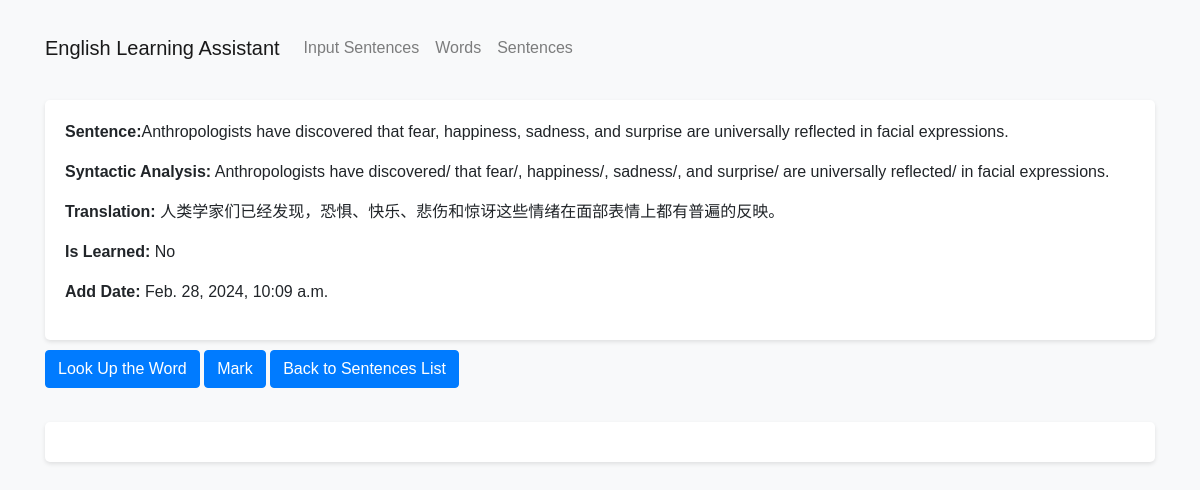
The page /polls/13/view_sentence/ on the database its author committed.
### polls/models.py (models this page shows, shortened)
class Sentence(models.Model):
    sentence = models.CharField(max_length=2000)
    syntactic_analysis = models.CharField(max_length=2000, default='')
    translation = models.CharField(max_length=2000)
    learned = models.BooleanField(default=False)
    add_date = models.DateTimeField('date added',auto_now_add=True)

### polls/views.py (the view)
# urls.py: path('<int:sentence_id>/view_sentence/', views.view_sentence, name='view_sentence'),
def view_sentence(request, sentence_id):
    sentence = get_object_or_404(Sentence, pk=sentence_id)
    return render(request, 'sentence_detail.html',  {'sentence': sentence})

### polls/templates/sentence_detail.html (shortened to what this page needs)
<HTML>
    <!DOCTYPE html>
    <html lang="en">
    <head>
        <link href="https://cdn.bootcss.com/twitter-bootstrap/4.3.1/css/bootstrap.min.css" rel="stylesheet">
    </head>
    <body>
        <nav class="navbar navbar-expand-lg navbar-light bg-light">
            <div class="container">
                <a class="navbar-brand" href="#">English Learning Assistant</a>
                <div class="collapse navbar-collapse" id="navbarNav">
                    <ul class="navbar-nav">
                        <li class="nav-item">
                            <a class="nav-link" href="{% url 'polls:Input_Sentences' %}">Input Sentences</a>
                        </li>
                        <li class="nav-item">
                            <a class="nav-link" href="{% url 'polls:words' %}">Words</a>
                        </li>
                        <li class="nav-item">
                            <a class="nav-link" href="{% url 'polls:sentences' %}">Sentences</a>
                        </li>
                    </ul>
                </div>
            </div>
        </nav>
        <div class="container">
        <div id="sentenceDisplay" class="mt-4">
            <p><strong>Sentence:</strong><span id="sentence">{{ sentence.sentence }}</span></p>
            <p><strong>Syntactic Analysis:</strong> {{ sentence.syntactic_analysis }}</p>
            <p><strong>Translation:</strong> {{ sentence.translation }}</p>
            <p><strong>Is Learned:</strong> {{ sentence.learned|yesno:"Yes,No" }}</p>
            <p><strong>Add Date:</strong> {{ sentence.add_date }}</p>
        </div>
        <button id="add" type="button" class="btn btn-primary">Look Up the Word</button>
        <form action="{% url 'polls:mark_sentence' sentence.id %}" method="post" style="display: inline;">
            <button type="submit" class="btn btn-primary">{{ sentence.learned|yesno:"Unmark,Mark" }}</button>
        </form>
        <a class="btn btn-primary" href="{% url 'polls:sentences' %}">Back to Sentences List</a>
        <div class="mt-4">
            <ol id="wordList" class="list-styled">
            </ol>
        </div>
    </div>
</body>
</html>

### polls/templates/sentence_detail.html (style rules this page uses)
body { background-color: #f8f9fa; font-family: Arial, sans-serif; }
.container { margin-top: 20px; }
#translation, #sentenceDisplay, #wordList { margin-top: 20px; background-color: #fff; border-radius: 5px; padding: 20px; box-shadow: 0 2px 4px rgba(0,0,0,0.1); }
.btn { margin: 10px 0; }
.btn-primary { background-color: #007bff; border-color: #007bff; }

### rows shown on the page
Sentence: sentence "Anthropologists have discovered that fear, happiness, sadness, and surprise are universally reflected in facial expressions.", syntactic_analysis "Anthropologists have discovered/ that fear/, happiness/, sadness/, and surprise/ are universally reflected/ in facial expressions.", translation "人类学家们已经发现，恐惧、快乐、悲伤和惊讶这些情绪在面部表情上都有普遍的反映。", learned "No", add_date "Feb. 28, 2024, 10:09 a.m.", learned "Mark"
